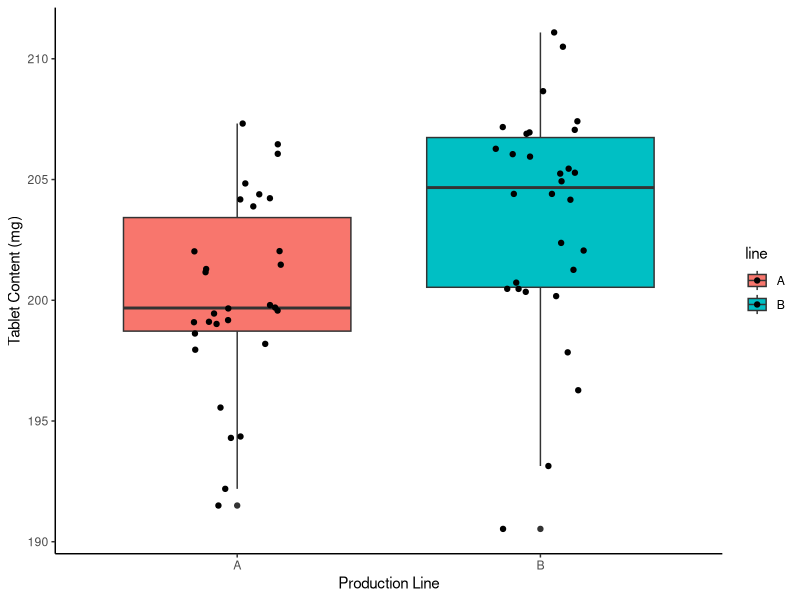
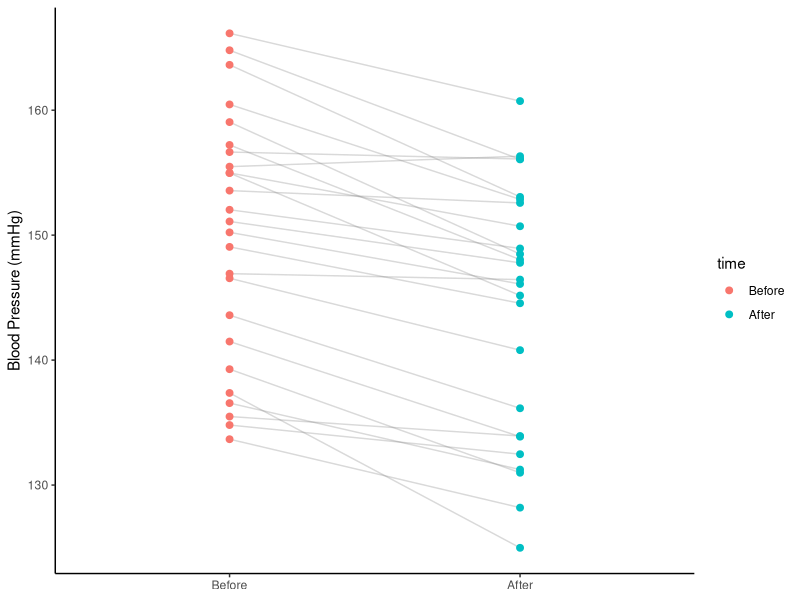
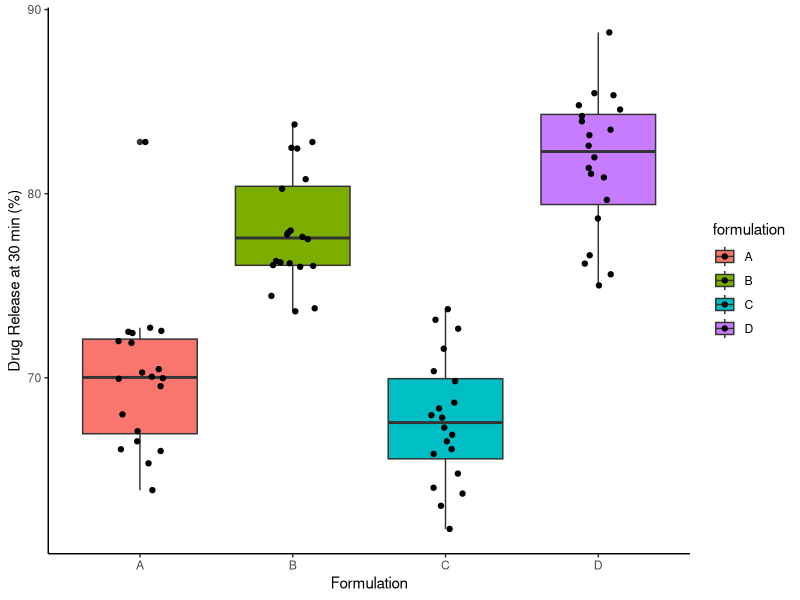
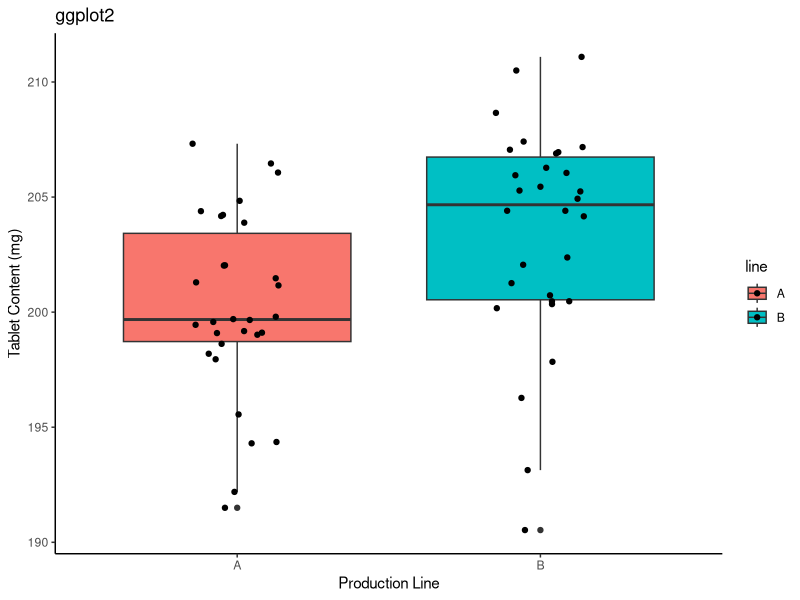
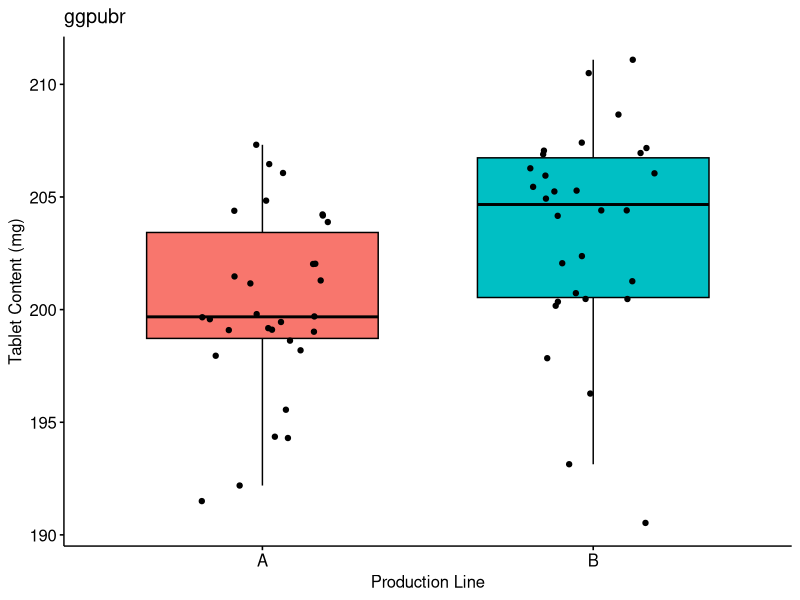
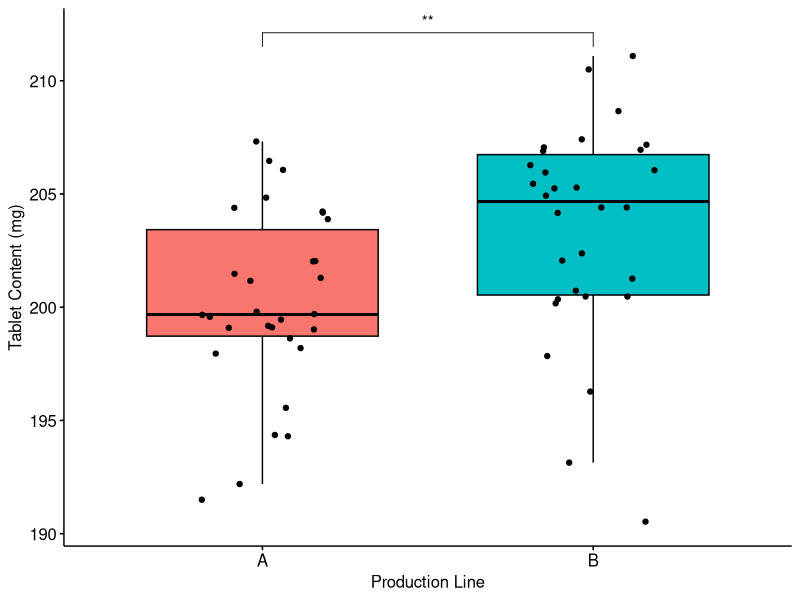
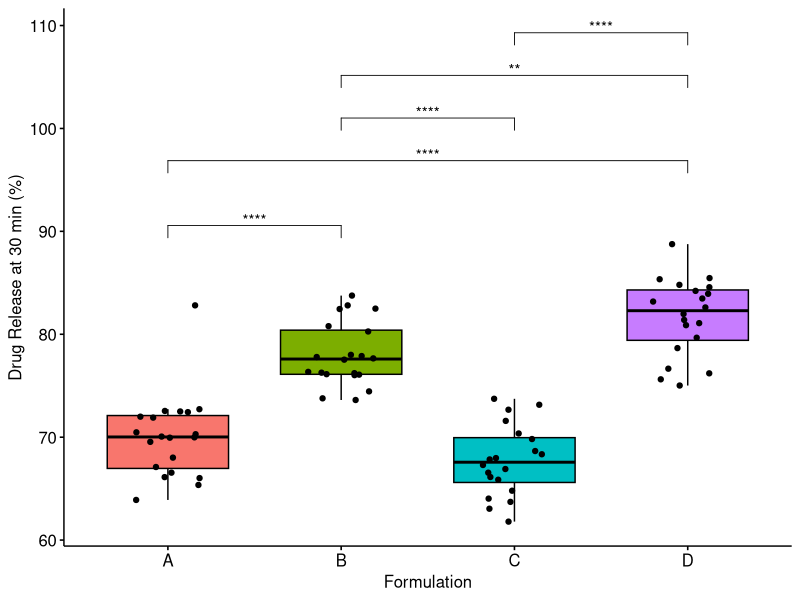

These charts were generated, in order, by the following R code:
# =============================================================================
# Code Club 4: Hypothesis Testing in R
# =============================================================================
# Topics: one-sample, two-sample, paired t-test | one-way ANOVA + Tukey
#         ggplot2 vs. ggpubr | stat_pvalue_manual
# Packages: tidyverse, ggpubr, rstatix
# =============================================================================

# install.packages(c("tidyverse", "ggpubr", "rstatix"))

library(tidyverse)
library(ggpubr)
library(rstatix)


# =============================================================================
# 1. SIMULATE DATA
# =============================================================================

set.seed(42)

# --- Tablet content (mg): two production lines, target = 200 mg ---
tablets <- data.frame(
  content = c(rnorm(30, mean = 200, sd = 3.2),
              rnorm(30, mean = 204, sd = 4.5)),
  line    = rep(c("A", "B"), each = 30)
)

# --- Blood pressure (mmHg): 25 patients before and after treatment ---
bp_before <- rnorm(25, mean = 148, sd = 12)

bp <- data.frame(
  id   = rep(1:25, 2),
  time = factor(rep(c("Before", "After"), each = 25),
                levels = c("Before", "After")),
  bp   = c(
    bp_before,
    bp_before - rnorm(25, mean = 5, sd = 4)
  )
)

# --- Drug release (% released at 30 min): four tablet formulations ---
release <- data.frame(
  pct_released = c(rnorm(20, 72, 4), rnorm(20, 78, 4),
                   rnorm(20, 68, 4), rnorm(20, 82, 4)),
  formulation  = factor(rep(c("A", "B", "C", "D"), each = 20))
)

# =============================================================================
# 2. QUICK DATA VISUALISATION
# =============================================================================

# Tablet content — two lines
ggplot(tablets, aes(x = line, y = content, fill = line)) +
  geom_boxplot() +
  geom_jitter(width = 0.15) +
  labs(x = "Production Line", y = "Tablet Content (mg)") +
  theme_classic()

# Blood pressure — before vs. after
ggplot(bp, aes(x = time, y = bp, group = id)) +
  geom_line(alpha = 0.3, color = "gray50") +
  geom_point(aes(color = time), size = 2) +
  labs(x = NULL, y = "Blood Pressure (mmHg)") +
  theme_classic()

# Drug release — four formulations
ggplot(release, aes(x = formulation, y = pct_released, fill = formulation)) +
  geom_boxplot() +
  geom_jitter(width = 0.15) +
  labs(x = "Formulation", y = "Drug Release at 30 min (%)") +
  theme_classic()


# =============================================================================
# 3. T-TESTS  (rstatix)
# =============================================================================
# rstatix returns tidy data frames — easy to read and pipe into plots
# Key assumption: approximate normality; for two-sample also equal variances
# (assumption checks are covered in the exercises)

# --- One-sample: does line A meet the 200 mg target? ---
# Using the t_test() function (rstatix)
tablets %>%
  filter(line == "A") %>%
  t_test(content ~ 1, mu = 200)

# This how it would look using the t.test() function (base R)
tablets %>%
  filter(line == "A") %>%
  select(content) %>%
  t.test(mu = 200)

# --- Two-sample: do lines A and B differ? ---
# Welch's t-test (default) — does NOT assume equal variances; recommended
# Two-sided (default) - is the mean of A different from B (higher or lower)
tablets %>% 
  t_test(content ~ line, alternative = "two.sided")

# One sided - is the mean of A greater or less than B
tablets %>% 
  t_test(content ~ line, alternative = "greater") # asks: is A greater than B?

tablets %>% 
  t_test(content ~ line, alternative = "less")# asks: is A less than B?

# Student's t-test — assumes equal variances; use only if justified
tablets %>% 
  t_test(content ~ line, var.equal = TRUE)

# --- Paired: did blood pressure change after treatment? ---
# paired = TRUE accounts for the within-patient structure
# Ignoring pairing (paired = FALSE) loses power — try both and compare
bp %>% 
  t_test(bp ~ time, paired = TRUE)


# =============================================================================
# 4. ONE-WAY ANOVA + TUKEY POST-HOC  (rstatix)
# =============================================================================
# ANOVA: is there any difference across the four formulations?
# H0: all group means are equal

res_aov <- release %>%
  anova_test(pct_released ~ formulation)
res_aov
# ges = generalised eta squared (effect size): proportion of variance explained

# Tukey's HSD: which specific pairs differ?
# Returns a tidy data frame — group1, group2, p.adj, p.adj.signif
pwc <- release %>%
  tukey_hsd(pct_released ~ formulation) %>%
  add_xy_position(x = "formulation")   # adds xmin, xmax, y.position for plotting

pwc


# =============================================================================
# 5. VISUALISATION
# =============================================================================

# --- ggplot2 vs. ggpubr: same plot, different syntax ---
# Both return a ggplot object — all layers are fully compatible

# ggplot2: explicit, full control
ggplot(tablets, aes(x = line, y = content, fill = line)) +
  geom_boxplot() +
  geom_jitter(width = 0.15) +
  theme(legend.position = "none") +
  labs(
    x = "Production Line", 
    y = "Tablet Content (mg)",
    title = "ggplot2"
    ) +
  theme_classic()

# ggpubr: shorter syntax, publication-ready defaults
ggboxplot(tablets, 
          x = "line", 
          y = "content", 
          fill = "line",
          add = "jitter", 
          legend = "none",
          xlab = "Production Line", 
          ylab = "Tablet Content (mg)",
          title = "ggpubr")

# Key point: because both return ggplot objects, you can add the same layers to either


# --- Two-sample t-test plot with significance bracket ---
# stat_compare_means is a ggplot layer — works on ggplot or ggpubr figures

ggboxplot(tablets, x = "line", y = "content", fill = "line",
          add = "jitter", legend = "none",
          xlab = "Production Line", ylab = "Tablet Content (mg)") +
  stat_compare_means(method = "t.test",
                     comparisons = list(c("A", "B")),
                     label = "p.signif")


# --- ANOVA plot with Tukey brackets via stat_pvalue_manual ---
# This is the key workflow: tukey_hsd() -> add_xy_position() -> stat_pvalue_manual()

ggboxplot(release, x = "formulation", y = "pct_released",
          fill = "formulation", add = "jitter", legend = "none",
          xlab = "Formulation", ylab = "Drug Release at 30 min (%)") +
  stat_pvalue_manual(pwc, hide.ns = TRUE, step.increase = 0.05) 
